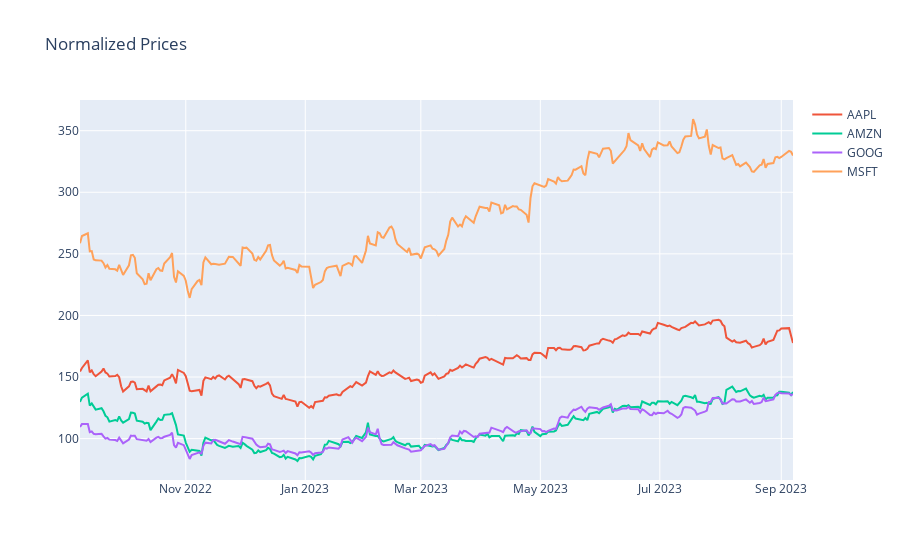

The notebook cell this image was saved under:
### Code cell
interactive_plot(data, 'Normalized Prices')

### Figure 1 — Plotly figure (JSON) as saved in the notebook; plotly's stock layout.template omitted (floating-point values rounded to 4 significant figures; data arrays with more than 128 entries replaced by an {"elided": "..."} marker saying what was removed)
{"data": [{"hovertemplate": "<extra></extra>", "legendgroup": "", "line": {"color": "#636efa", "dash": "solid"}, "marker": {"symbol": "circle"}, "mode": "lines", "name": "", "orientation": "v", "showlegend": false, "type": "scatter", "xaxis": "x", "yaxis": "y"}, {"name": "AAPL", "type": "scatter", "x": {"elided": "251 str values"}, "y": {"elided": "251 float values"}}, {"name": "AMZN", "type": "scatter", "x": {"elided": "251 str values"}, "y": {"elided": "251 float values"}}, {"name": "GOOG", "type": "scatter", "x": {"elided": "251 str values"}, "y": {"elided": "251 float values"}}, {"name": "MSFT", "type": "scatter", "x": {"elided": "251 str values"}, "y": {"elided": "251 float values"}}], "layout": {"legend": {"tracegroupgap": 0}, "title": {"text": "Normalized Prices"}, "xaxis": {"anchor": "y", "domain": [0, 1]}, "yaxis": {"anchor": "x", "domain": [0, 1]}}}
